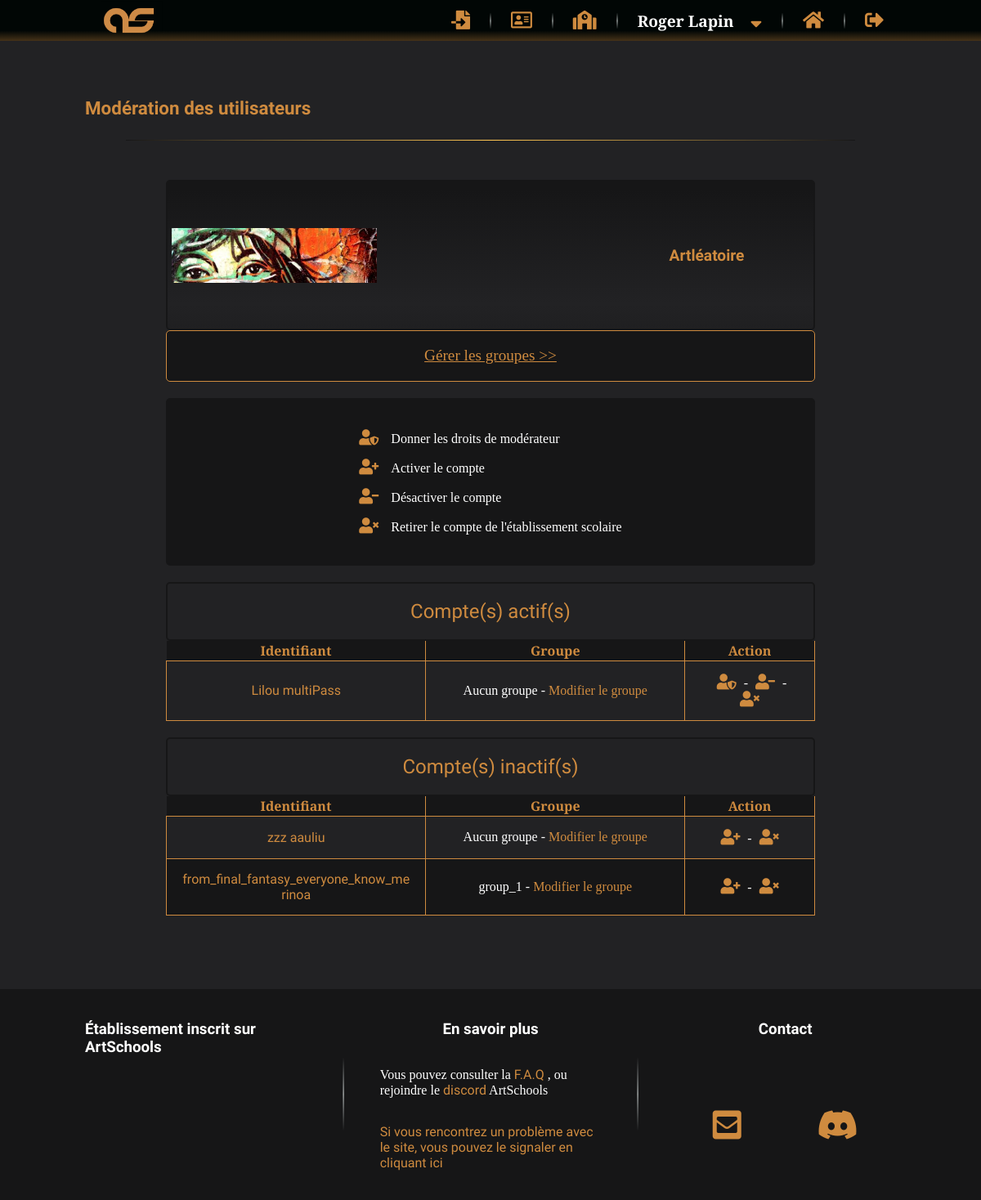
The app's page /P5_01_Code/indexAdmin.php?action=moderatUsers (signed in) with its own data.
### tables this page shows
CREATE TABLE IF NOT EXISTS `as_school` (
  `id` int(11) NOT NULL AUTO_INCREMENT,
  `idAdmin` int(11) NOT NULL,
  `name` varchar(255) NOT NULL,
  `nameAdmin` varchar(255) NOT NULL,
  `mail` varchar(255) NOT NULL,
  `schoolGroups` text DEFAULT NULL,
  `code` varchar(255) NOT NULL,
  `nbEleve` int(11) DEFAULT 0,
  `nbActiveAccount` int(11) NOT NULL DEFAULT 0,
  `dateInscription` datetime NOT NULL,
  `logo` text NOT NULL,
  `isActive` tinyint(1) NOT NULL DEFAULT 1,
  `profileBannerInfo` text DEFAULT NULL,
  `profilePictureInfo` text DEFAULT NULL,
  `profileTextInfo` text DEFAULT NULL,
  PRIMARY KEY (`id`),
  KEY `idAdmin` (`idAdmin`) USING BTREE
);

CREATE TABLE IF NOT EXISTS `as_user` (
  `id` int(11) NOT NULL AUTO_INCREMENT,
  `pseudo` varchar(50) NOT NULL,
  `firstName` varchar(100) DEFAULT NULL,
  `lastName` varchar(100) DEFAULT NULL,
  `mail` varchar(255) NOT NULL,
  `school` varchar(255) NOT NULL,
  `schoolGroup` varchar(50) DEFAULT NULL,
  `password` varchar(255) NOT NULL,
  `temporaryPassword` text DEFAULT NULL,
  `beingReset` tinyint(1) NOT NULL DEFAULT 0,
  `nbWarning` int(11) NOT NULL DEFAULT 0,
  `isBan` tinyint(1) NOT NULL DEFAULT 0,
  `isAdmin` tinyint(1) NOT NULL DEFAULT 0,
  `isModerator` tinyint(1) NOT NULL DEFAULT 0,
  `isActive` tinyint(1) NOT NULL DEFAULT 1,
  `profileBannerInfo` text DEFAULT NULL,
  `profilePictureInfo` text DEFAULT NULL,
  `profileTextInfo` text DEFAULT NULL,
  PRIMARY KEY (`id`)
);

### P5_01_Code/model/RenderView.php (called while the page is built, shortened)
<?php
class RenderView
{
    public static function render(string $template, string $view, array $data = null)
    {
        require 'view/' . $view;
    }
}

### P5_01_Code/controller/Backend.php (called while the page is built, shortened)
<?php
class Backend extends Controller
{
    public function moderatUsers()
    {
        $UserManager = new UserManager();
        $SchoolManager = new SchoolManager();
        $users = $UserManager->getUsersBySchool($_SESSION['school'], 'user', ['schoolGroup', 'lastName']);
        $schools = $SchoolManager->getSchoolByName($_SESSION['school']);
        $users = $UserManager->orderUsersBySchool($users, true);
        $_SESSION['school'] === ALL_SCHOOL ? $view = 'moderatUsersViewWebM.php' : $view = 'moderatUsersView.php';
        RenderView::render(
            'template.php', 'backend/' . $view,
            ['incrementalId' => 0, 'users' => $users, 'schools' => $schools,
                'option' => ['moderatUsers', 'buttonToggleSchool']]
        );
    }
}

### P5_01_Code/model/School.php (called while the page is built, shortened)
<?php
class School
{
    private $id,
        $idAdmin,
        $name,
        $nameAdmin,
        $mail,
        $schoolGroups,
        $listSchoolGroups,
        $code,
        $nbEleve,
        $nbActiveAccount,
        $dateInscription,
        $logo,
        $isActive,
        $profileBannerInfo = null,
        $profileBanner,
        $noBanner,
        $profilePictureInfo = null,
        $profilePicture,
        $profilePictureOrientation,
        $profilePictureSize,
        $profileTextInfo = null,
        $profileTextBlock,
        $profileTextSchool;
    public function getName()
    {
        return $this->name;
    }
    public function getLogo()
    {
        return $this->logo;
    }
    public function getIsActive()
    {
        return $this->isActive;
    }
    public function setIsActive(bool $isActive)
    {
        $this->isActive = $isActive;
        return $this;
    }
}

### P5_01_Code/model/Database.php (called while the page is built, shortened)
<?php
abstract class Database
{
    protected static $db;
    protected function getConnection()
    {
        if (empty(self::$db)) {
            self::$db = new \PDO(self::DB_HOST, self::DB_LOGIN, self::DB_PASSWORD, self::DB_ERRMODE);
            return self::$db;
        } else {
            return self::$db;
        }
    }
    public function sql($req, array $parameters = null)
    {
        $q = $this->getConnection()->prepare($req);
        if ($parameters) {
            foreach ($parameters as $paraKey => $paraValue) {
                if (is_int($paraValue)) {
                    $q->bindValue($paraKey, $paraValue, \PDO::PARAM_INT);
                } else {
                    $q->bindValue($paraKey, $paraValue);
                }
            }
        }
        $q->execute();
        return $q;
    }
}

### P5_01_Code/model/SchoolManager.php (called while the page is built, shortened)
<?php
class SchoolManager extends AbstractManager
{
    public static $OBJECT_TYPE = 'Chemin\ArtSchools\Model\School';
    public static $TABLE_NAME = 'as_school';
    public static $TABLE_CHAMPS ='id, idAdmin, name, nameAdmin, mail, schoolGroups, code, nbEleve,
        nbActiveAccount, DATE_FORMAT(dateInscription, "%d/%m/%Y") AS dateInscription,
        logo, isActive, profileBannerInfo, profilePictureInfo, profileTextInfo';
    public function getSchoolByName(string $name)
    {
        if ($this->nameExists($name) || $name === ALL_SCHOOL) {
            if ($name === ALL_SCHOOL) {
                $q = $this->sql(
                    'SELECT ' . static::$TABLE_CHAMPS . '
                    FROM ' . static::$TABLE_NAME . '
                    ORDER BY id'
                );
                $result = $q->fetchAll(\PDO::FETCH_CLASS, static::$OBJECT_TYPE);
            } else {
                $q = $this->sql(
                    'SELECT ' . static::$TABLE_CHAMPS . '
                    FROM ' . static::$TABLE_NAME . '
                    WHERE name = :name',
                    [':name' => $name]
                );
                $result = $q->fetchObject(static::$OBJECT_TYPE);
            }
            return $result;
        } else {
            return false;
        }
    }
    public function nameExists(string $name)
    {
        if (strlen($name) > 0) {
            $q = $this->sql(
                'SELECT name
                FROM ' . static::$TABLE_NAME . '
                WHERE name = :name',
                [':name' => $name]
            );
            if ($q->fetch()) {
                   return true;
            } else {
                $q->closeCursor();
                return false;
            }
        } else {
            return  false;
        }
    }
}

### P5_01_Code/model/UserManager.php (called while the page is built, shortened)
<?php
class UserManager extends AbstractManager
{
    public static $OBJECT_TYPE = 'Chemin\ArtSchools\Model\User';
    public static $TABLE_NAME = 'as_user';
    public static $TABLE_CHAMPS ='id, pseudo, firstName, lastName, password, mail, school, schoolGroup, temporaryPassword, beingReset,
        nbWarning, isBan, isAdmin, isModerator,
        isActive, profileBannerInfo, profilePictureInfo, profileTextInfo';
    public function getUsersBySchool(string $school, string $grade = null, array $orderBy = [])
    {
        if (strlen($school) > 0) {
            if ($school === ALL_SCHOOL) {
                $q = $this->getAllSchoolUsers($grade, $orderBy);
            } else {
                $q = $this->getSchoolUsers($school, $grade, $orderBy);
            }
            $result = $q->fetchAll(\PDO::FETCH_CLASS, static::$OBJECT_TYPE);
            return $result;
        }
    }
    private function getSchoolUsers(string $school, string $grade = null, array $orderBy = [])
    {
        $clauseOrderBy = '';
        if (count($orderBy) > 0) {
            $clauseOrderBy = ' ORDER BY ' . $orderBy[0];
            for ($i = 1; $i<count($orderBy); $i++) {
                $clauseOrderBy .= ', ' . $orderBy[$i];
            }
        }
        if ($grade === 'admin') {
            return $this->sql(
                'SELECT ' . static::$TABLE_CHAMPS . '
                FROM ' . static::$TABLE_NAME . '
                WHERE school = :school AND (isAdmin = true OR isModerator = true)' .
                $clauseOrderBy,
                [':school' => $school]
            );
        } elseif ($grade === 'user') {
            return $this->sql(
                'SELECT ' . static::$TABLE_CHAMPS . '
                FROM ' . static::$TABLE_NAME . '
                WHERE school = :school AND isAdmin = false AND isModerator = false' .
                $clauseOrderBy,
                [':school' => $school]
            );
        }
    }
}

### P5_01_Code/model/User.php (called while the page is built, shortened)
<?php
class User
{
    private $id,
        $pseudo,
        $firstName,
        $lastName,
        $mail,
        $school,
        $schoolGroup,
        $password,
        $temporaryPassword,
        $beingReset,
        $nbWarning,
        $isBan,
        $isAdmin,
        $isModerator,
        $isActive,
        $profileBannerInfo = null,
        $profileBanner,
        $noBanner,
        $profilePictureInfo = null,
        $profilePicture,
        $profilePictureOrientation,
        $profilePictureSize,
        $profileTextInfo = null,
        $profileTextBlock,
        $profileTextPseudo,
        $profileTextSchool;
    public function getId()
    {
        return intval($this->id);
    }
    public function getPseudo()
    {
        return $this->pseudo;
    }
    public function getFirstName()
    {
        return $this->firstName;
    }
    public function getLastName()
    {
        return $this->lastName;
    }
    public function getSchoolGroup()
    {
        return $this->schoolGroup;
    }
}

### P5_01_Code/view/backend/moderatUsersView.php (the view, shortened to what this page needs)
<section id="blockModeratUsers" class="container">
    <h1 class="fullWidth">Modération des utilisateurs</h1>
    <hr>
    <article id="moderatUsers">
        <?php
        $school = $data['schools'];
        ?>
        <div class="blockSchool" id="school0">
            <div class="<?=$school->getIsActive() ? "" : "inactiveSchool"?>">
                <div>
                    <figure>
                        <img src="<?=$school->getLogo()?>" alt="Logo de l'établissement">
                    </figure>
                </div>
                <div>
                    <h2><a href="indexAdmin.php?action=schoolProfile&school=<?=$school->getName()?>"><?=$school->getName()?></a></h2>
                </div>
            </div>
            <form class="formAddGroup">
                <p class="orang">Gérer les groupes >></p>
            </form>
            <div>
                <div id="listAction" class="blockStyleOne fullWidth">
                    <ul>
                        <li><i class="fas fa-user-shield"></i>Donner les droits de modérateur</li>
                        <li><i class="fas fa-user-plus"></i>Activer le compte</li>
                        <li><i class="fas fa-user-minus"></i>Désactiver le compte</li>
                        <li><i class="fas fa-user-times"></i>Retirer le compte de l'établissement scolaire</li>
                    </ul>
                </div>
                <?php
                if (!empty($data['users']['active'])) {
                    ?>
                    <table>
                        <caption>Compte(s) actif(s)</caption>
                        <tr>
                            <th>Identifiant</th>
                            <th>Groupe</th>
                            <th>Action</th>
                        </tr>
                        <?php
                        foreach ($data['users']['active'] as $user) {
                            ?>
                            <tr>
                                <td>
                                    <a href="index.php?action=userProfile&userId=<?=$user->getId()?>"><?=$user->getLastName()?> <?=$user->getFirstName()?></a>
                                </td>
                                <td>
                                    <span class="userGroup"><?=$user->getSchoolGroup() !== null? $user->getSchoolGroup() : 'Aucun groupe'?></span> -
                                    <span class="btnEditGroup">Modifier le groupe</span>
                                </td>
                                <td>
                                    <i class="fas fa-user-shield toModerator" userpseudo="<?=$user->getPseudo()?>" schoolname="<?=$school->getName()?>" ></i> -
                                    <i class="fas fa-user-minus toInactive" userpseudo="<?=$user->getPseudo()?>" schoolname="<?=$school->getName()?>" ></i> -
                                    <?php
                                    if ($_SESSION['grade'] === ADMIN) {
                                        ?>
                                        <i class="fas fa-user-times toLeaveSchool" userpseudo="<?=$user->getPseudo()?>" schoolname="<?=$school->getName()?>" ></i>
                                        <?php
                                    }
                                    ?>
                                </td>
                            </tr>
                            <?php
                        }
                    echo '</table>';
                } else {
                    ?>
                    <div class="blockStyleOne fullWidth">
                        <p class="msg orang textCenter">Il n'y a aucun compte actif à afficher</p>
                    </div>
                    <?php
                }
                if (!empty($data['users']['inactive'])) {
                    ?>
                    <table>
                        <caption>Compte(s) inactif(s)</caption>
                        <tr>
                            <th>Identifiant</th>
                            <th>Groupe</th>
                            <th>Action</th>
                        </tr>
                        <?php
                        foreach ($data['users']['inactive'] as $user) {
                            ?>
                            <tr>
                                <td>
                                    <a href="index.php?action=userProfile&userId=<?=$user->getId()?>"><?=$user->getLastName()?> <?=$user->getFirstName()?></a>
                                </td>
                                <td>
                                    <span class="userGroup"><?=$user->getSchoolGroup() !== null? $user->getSchoolGroup() : 'Aucun groupe'?></span> -
                                    <span class="btnEditGroup">Modifier le groupe</span>
                                </td>
                                <td>
                                    <i class="fas fa-user-plus toActive" userpseudo="<?=$user->getPseudo()?>" schoolname="<?=$school->getName()?>" ></i> -
                                    <?php
                                    if ($_SESSION['grade'] === ADMIN) {
                                        ?>
                                        <i class="fas fa-user-times toLeaveSchool" userpseudo="<?=$user->getPseudo()?>" schoolname="<?=$school->getName()?>" ></i>
                                        <?php
                                    }
                                    ?>
                                </td>
                            </tr>
                            <?php
                        }
                    echo '</table>';
                } else {
                    ?>
                    <div class="blockStyleOne fullWidth">
                        <p class="msg orang textCenter">Il n'y a aucun compte inactif à afficher</p>
                    </div>
                    <?php
                }
                ?>
            </div>
        </div>
    </article>
</section>

### records on screen
as_school: logo (picture), name "Artléatoire"
as_user: lastName "Lilou", firstName "multiPass", shows "Aucun groupe"
as_user: lastName "zzz", firstName "aauliu", shows "Aucun groupe"
as_user: lastName "from_final_fantasy_everyone_know_me", firstName "rinoa", schoolGroup "group_1"

### other values on screen
$_SESSION['fullName'] "Roger Lapin"
